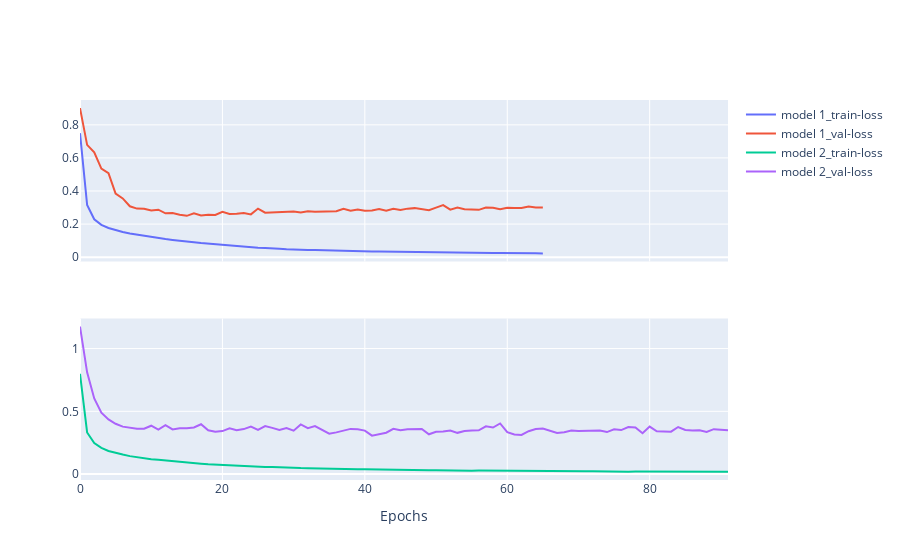

The notebook cell this image was saved under:
### Markdown cell above
## Loss Curves

### Code cell
show_loss([path1, path2], ['model 1', 'model 2'])
